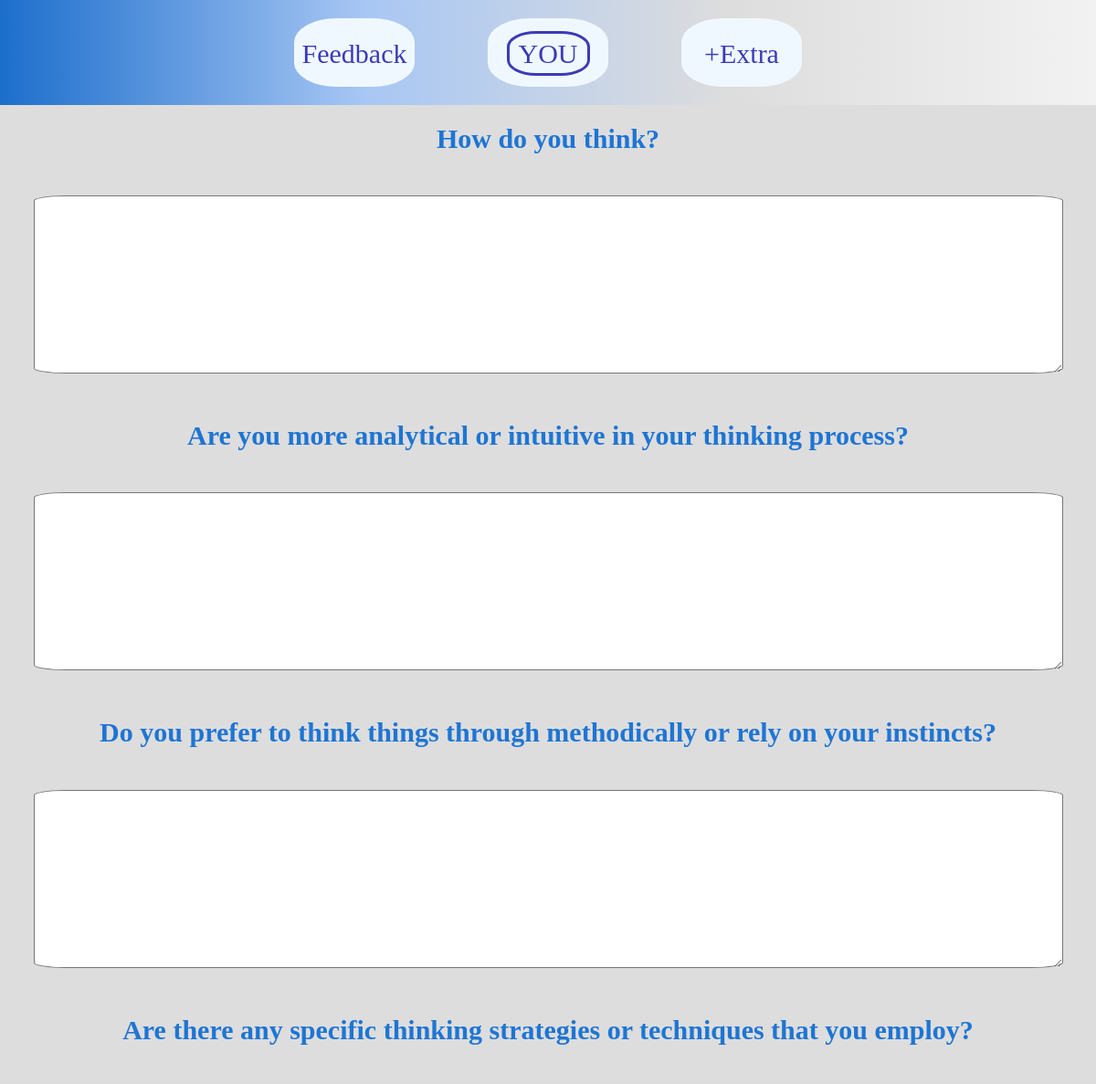
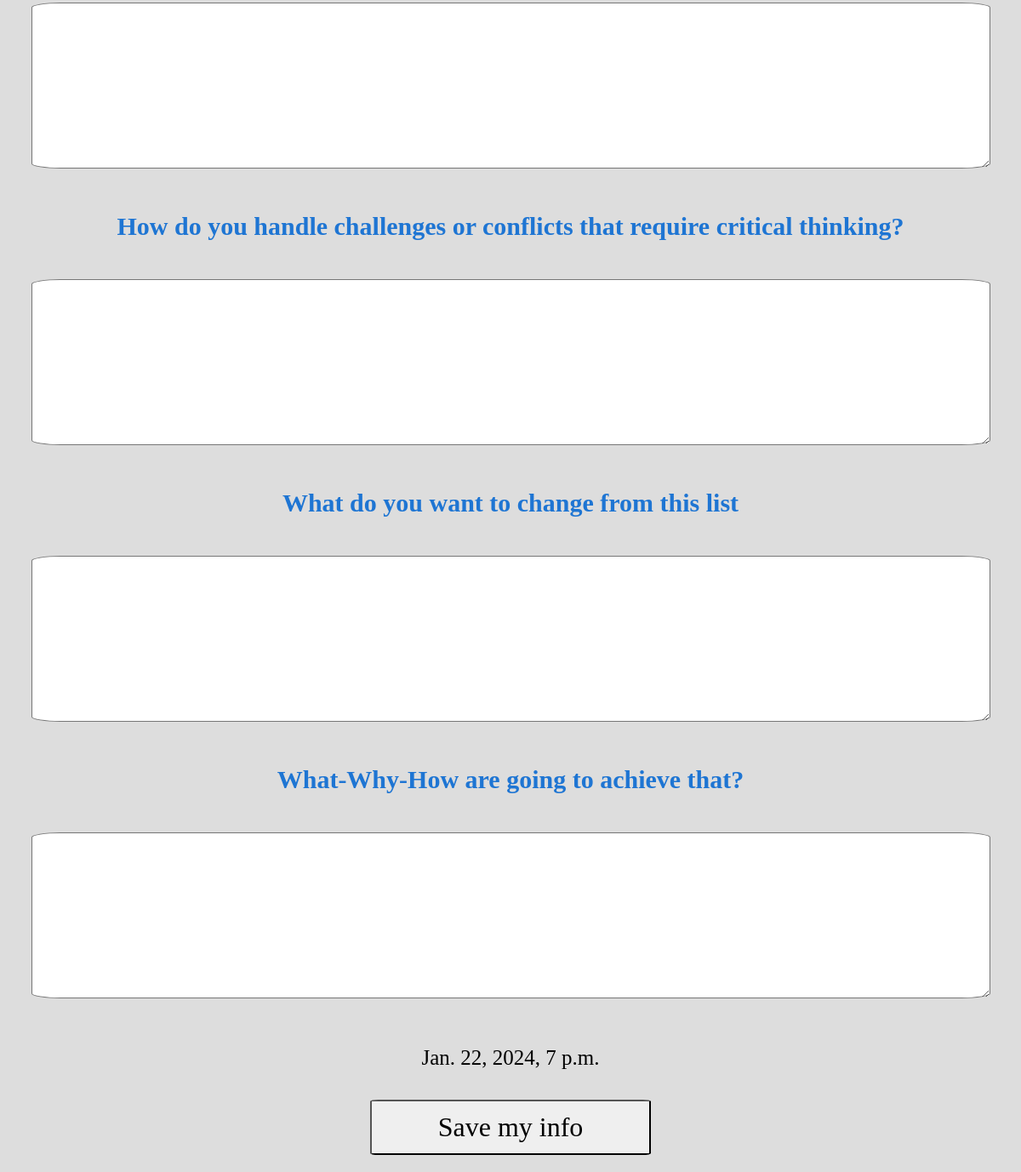
/mind/ (signed in), run on an earlier commit of the app's database (2 pictures, top to bottom).
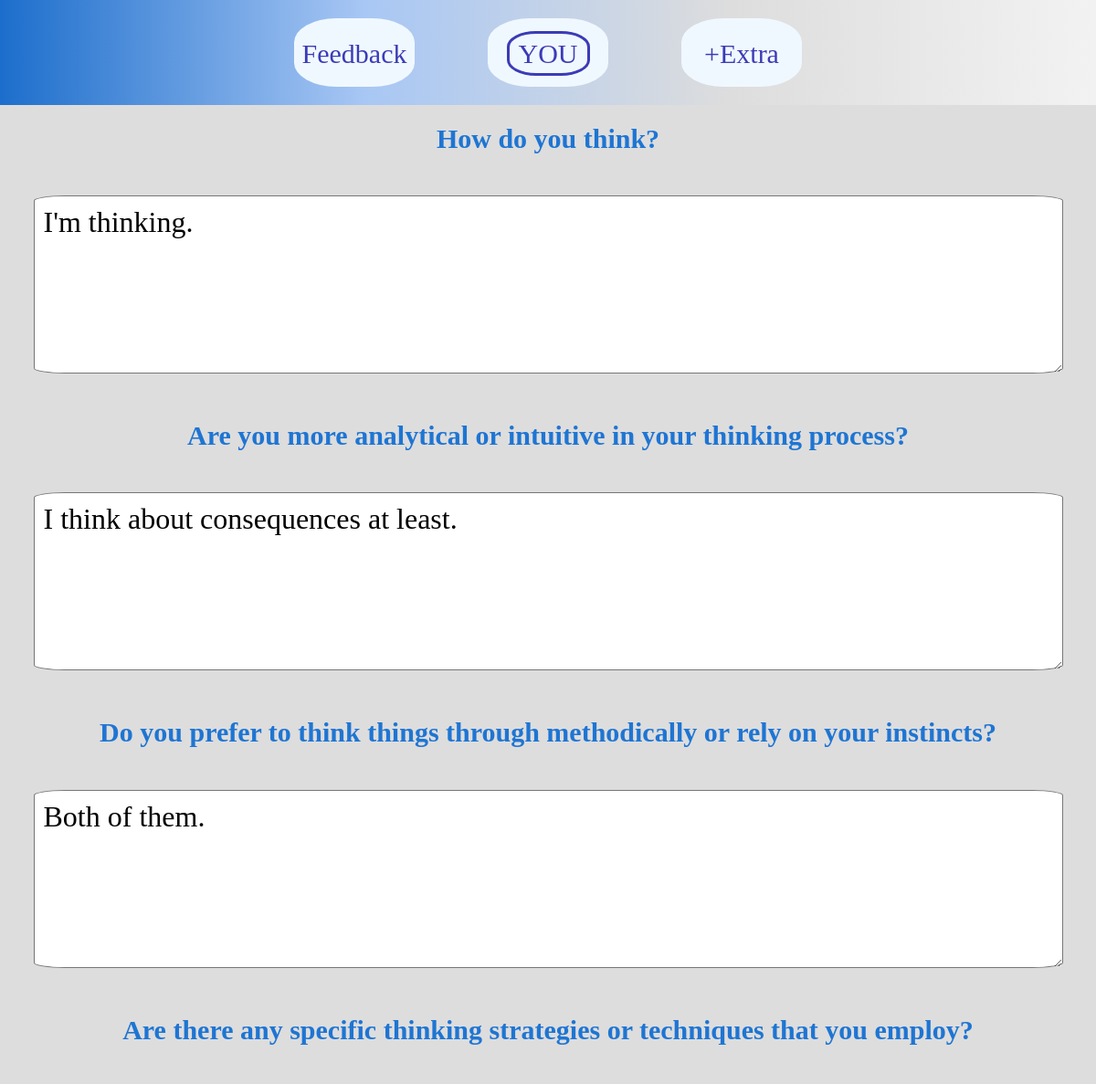
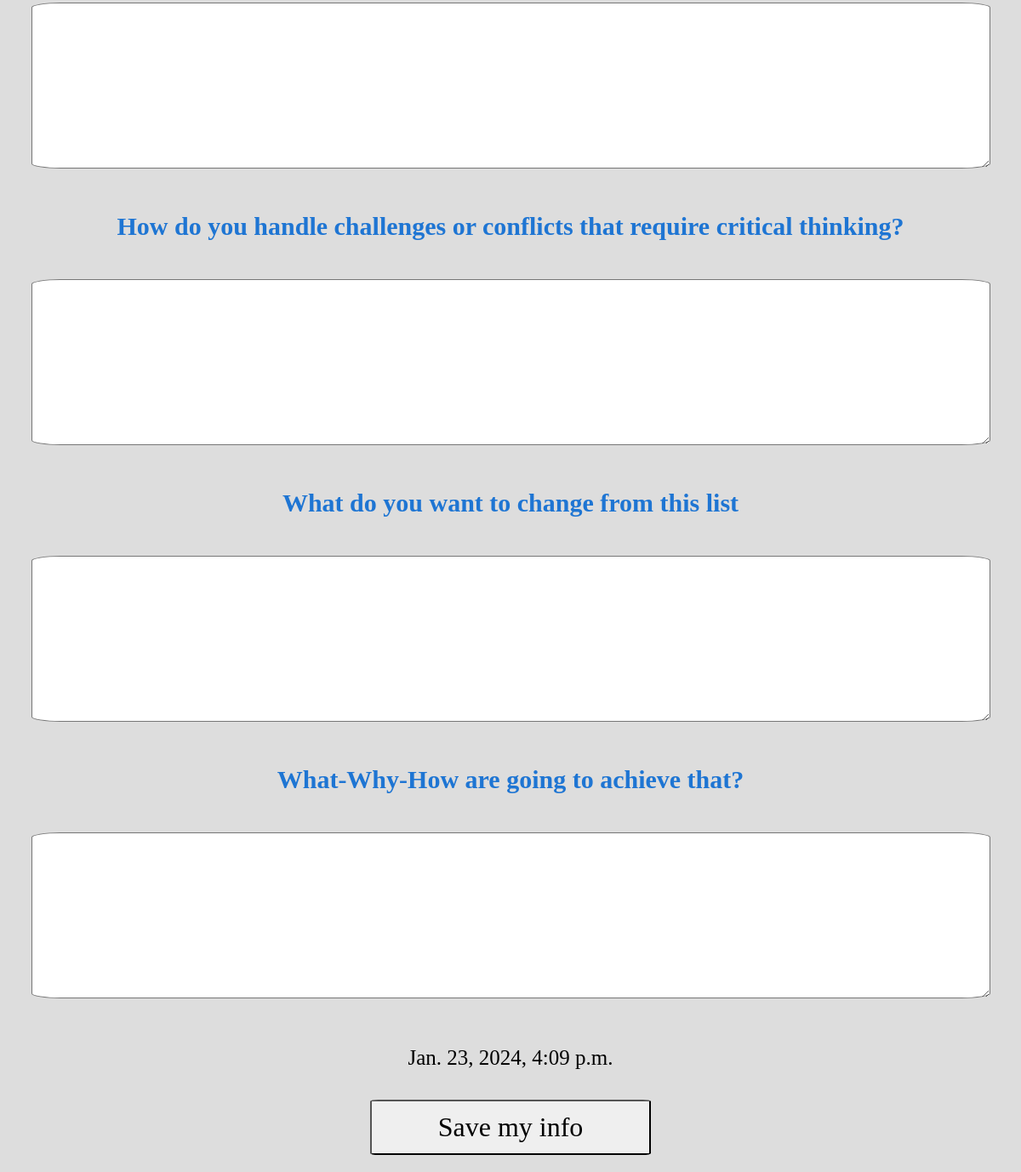
And on a later commit of the database (2 pictures, top to bottom).
### main/models.py (models this page shows)
class BaseModel(models.Model):
    class Meta:
        abstract = True
    text0 = models.TextField(blank=True)
    changes = models.TextField(blank=True)
    what_why_how = models.TextField(blank=True)
    date_time = models.DateTimeField()
    user = models.OneToOneField(User, on_delete=models.CASCADE)

class Parameter8Mind(BaseModel):
    class Meta:
        verbose_name_plural = 'Parameter8Mind'
    text1 = models.TextField(blank=True)
    text2 = models.TextField(blank=True)
    text3 = models.TextField(blank=True)
    text4 = models.TextField(blank=True)

### main/views.py (the view)
# urls.py: path('mind/', main_views.add_parameter8_mind, name='mind'),
def add_parameter8_mind(request):
    user = User.objects.get(username=request.user)
    if request.method == 'POST':
        form = AddParameter8Mind(request.POST)
        if Parameter8Mind.objects.filter(user_id=user.id).exists():
            if form.is_valid():
                update_model(form, user, Parameter8Mind)
        else:
            if form.is_valid():
                save_taken_info(form, user)
        return redirect('/mind/')
    else:
        if Parameter8Mind.objects.filter(user_id=user.id).exists():
            model = Parameter8Mind.objects.get(user_id=user.id)
            form = AddParameter8Mind(instance=model)
            date_time = model.date_time
            return render(request, 'show.html', {'date_time':date_time, 'form':form})
        else:
            form = AddParameter8Mind()
            return render(request, 'questions.html', {'form':form})

### main/forms.py
class AddParameter8Mind(forms.ModelForm):
    class Meta:
        model = Parameter8Mind
        fields = ('text0', 'text1', 'text2', 'text3', 'text4', 'changes', 'what_why_how')
        exlude = ('date_time', 'user')
        labels = {
            'text0':'How do you think?',
            'text1':'Are you more analytical or intuitive in your thinking process?',
            'text2':'Do you prefer to think things through methodically or rely on your instincts?',
            'text3':'Are there any specific thinking strategies or techniques that you employ?',
            'text4':'How do you handle challenges or conflicts that require critical thinking?',
            'changes':'What do you want to change from this list',
            'what_why_how':'What-Why-How are going to achieve that?',
            }

### main/templates/show/show.html
{% extends 'base_show.html' %}
{% block 'questions' %}
    <h1>{{ form.text1.label }}</h1>
    <p>{{ form.text1 }}</p>
    <h1>{{ form.text2.label }}</h1>
    <p>{{ form.text2 }}</p>
    <h1>{{ form.text3.label }}</h1>
    <p>{{ form.text3 }}</p>
    <h1>{{ form.text4.label }}</h1>
    <p>{{ form.text4 }}</p>
{% endblock %}

### main/templates/show/base_show.html (shortened to what this page needs)
{% extends 'base.html' %}
{% load static %}
{% block 'links' %}<link rel="stylesheet" type="text/css" href="{% static 'main/css/form.css' %}">{% endblock %}
{% block 'content' %}
<form method="post">
    <h1>{{ form.text0.label }}</h1>
    <p>{{ form.text0 }}</p>
    {% block 'questions' %}
    {% endblock %}
    <h1>{{ form.changes.label }}</h1>
    <p>{{ form.changes }}</p>
    <h1>{{ form.what_why_how.label }}</h1>
    <p>{{ form.what_why_how }}</p>
    <p>{{ date_time }}</p>
    <div>
        <input type="submit" value="Save my info">
    </div>
</form>
{% endblock %}

### main/templates/base.html (shortened to what this page needs)
{% load static %}
<!DOCTYPE html>
<html lang="en">
<head>
    <link rel="stylesheet" type="text/css" href="{% static 'main/css/base.css' %}" charset="utf-8">
    {% block 'links' %}{% endblock %}
</head>
<body>
    <header class="header">
        {% if user.is_authenticated %}
            <div><a href="{% url 'feedback' %}" class="feedback">Feedback</a></div>
            <div><a href="{% url 'creature' %}" class="you">YOU</a></div>
            <div class="extra">
                <span>+Extra</span>
            </div>
        {% endif %}
    </header>
    {% block 'content' %}
    {% endblock %}
</body>
</html>

### main/static/main/css/base.css (style rules this page uses)
:root { --blue: rgb(28, 110, 204); --gray-metal: #dddddd; }
body { margin: 0; background-color: var(--gray-metal); font-family: Cambria, Cochin, Georgia, Times, 'Times New Roman', serif; }
header { display: flex; flex-wrap: wrap; justify-content: center; align-items: center; position: fixed; height: auto; width: 100%; background-image: linear-gradient(to right, var(--blue), rgb(168, 199, 244), var(--gray-metal), rgb(242, 242, 242)); }
header div, div.extra { margin: 20px 40px; font-size: 54px; background-color:aliceblue; height: 75px; width: 132px; text-align: center; border-radius: 35%; }
header div a, div.extra span { color: rgb(59, 59, 183); font-size: 30px; text-decoration: none; }
.you { border: 3px solid; border-radius: 35%; padding: 5px 10px; }
h1, p { text-align: center; }
h1 { color: rgb(30, 117, 211); font-size: 30px; }
p { font-size: 20px; }

### main/static/main/css/form.css (style rules this page uses)
body { text-align: center; padding-bottom: 10px; }
form { display: flex; flex-direction: column; }
input, textarea { border-radius: 3%; font-size: 32px; padding: 10px; font-family: Cambria, Cochin, Georgia, Times, 'Times New Roman', serif; }
input { height: 45px; width: 25%; }
textarea { height: 173px; width: 1105px; }
button, input[type="submit"] { height: 65px; width: 330px; border-radius: 3%; font-size: 32px; margin: 10px; }
p { font-size: 25px; }

What changed in the data, as far as the page shows it:
changed Parameter8Mind: text0 (not shown) → "I'm thinking."; text1 (not shown) → "I think about consequences at least."; text2 (not shown) → "Both of them."; date_time "Jan. 22, 2024, 7 p.m." → "Jan. 23, 2024, 4:09 p.m."
